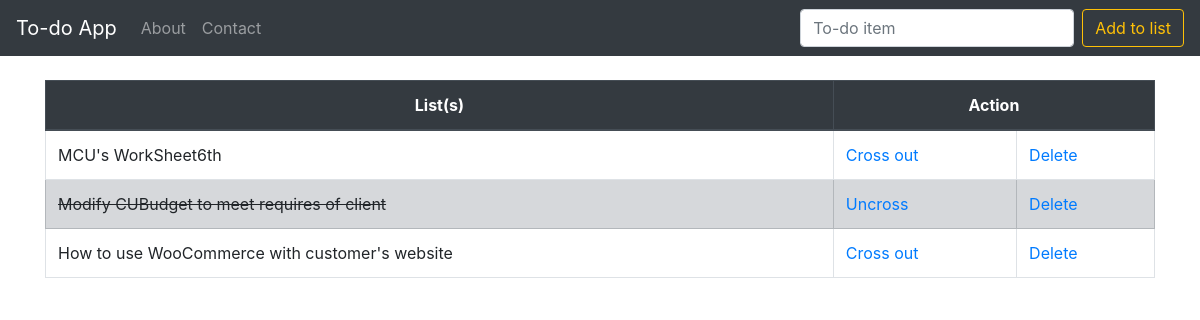
/, run on an earlier commit of the app's database.
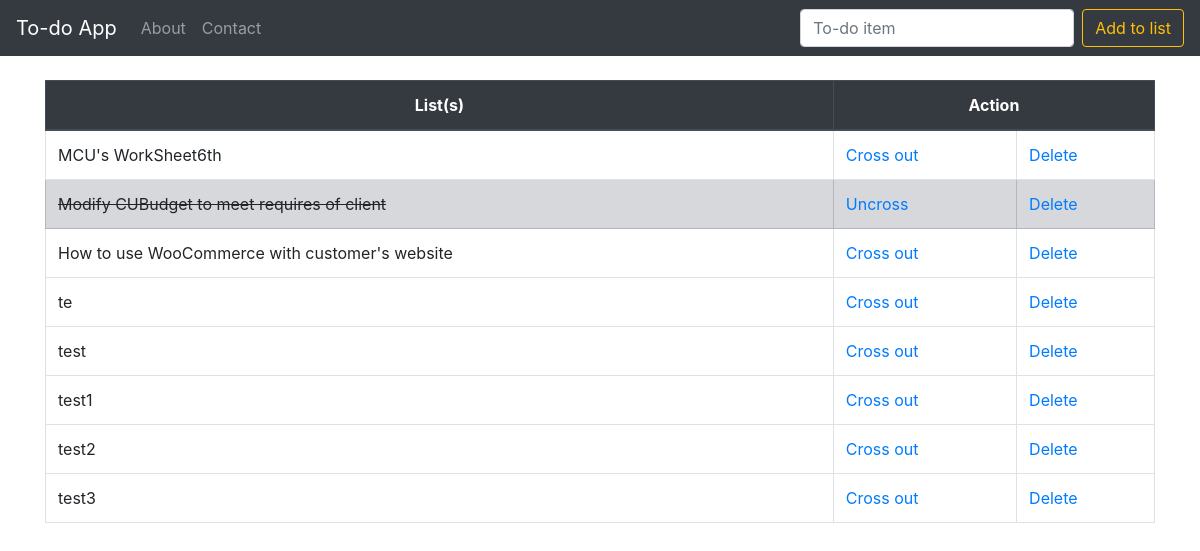
And on a later commit of the database.
### todoApp/models.py (models this page shows, shortened)
class List(models.Model):
    item=models.CharField(max_length=300)
    finished=models.BooleanField(default=False)

### todoApp/views.py (the view)
# urls.py: path('', views.index, name='home'),
def index(request):
    if request.method=='POST':
        form=ListForm(request.POST or None)
        if form.is_valid():
            form.save()
            allItems=List.objects.all
            return render(request,'index.html',{'all':allItems})
    else:
        allItems=List.objects.all
        return render(request,'index.html',{'all': allItems})

### todoApp/templates/index.html (shortened to what this page needs)
{% extends "base.html" %}
{% block content %}
    {% if all %}
    <br>
    <table class="table table-bordered">
        <thead class="thead-dark">
            <tr>
                <th>List(s)</th>
                <th colspan="2">Action</th>
            </tr>
        </thead>
        {% for todoList in all %}
            {% if todoList.finished %}
            <tr class="table-secondary">
                <td class="crossout">{{ todoList.item}}</td>
                <td><a href="{% url 'changeCross' todoList.id %}">Uncross</a></td>
                <td><a href="{% url 'delete' todoList.id %}">Delete</a></td>
            </tr>
            {% else %}
            <tr>
                <td>{{ todoList.item}}</td>
                <td><a href="{% url 'changeCross' todoList.id %}">Cross out</a></td>
                <td><a href="{% url 'delete' todoList.id %}">Delete</a></td>
            </tr>
            {% endif %}
        {% endfor%}
    </table>
    {% endif %}
{% endblock %}

What changed in the data, as far as the page shows it:
added List: item "te"
added List: item "test"
added List: item "test1"
added List: item "test2"
added List: item "test3"
